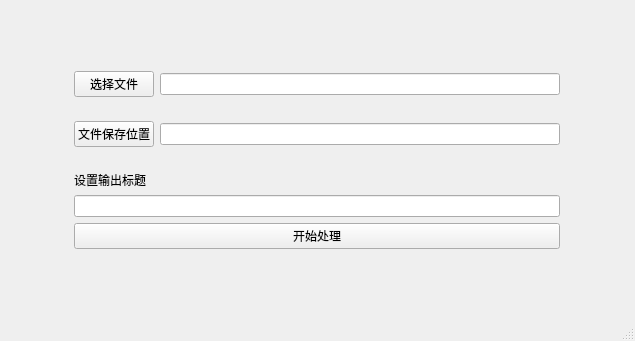
<?xml version="1.0" encoding="UTF-8"?>
<ui version="4.0">
 <class>MainWindow</class>
 <widget class="QMainWindow" name="MainWindow">
  <property name="geometry">
   <rect>
    <x>0</x>
    <y>0</y>
    <width>635</width>
    <height>341</height>
   </rect>
  </property>
  <property name="windowTitle">
   <string>MainWindow</string>
  </property>
  <widget class="QWidget" name="centralwidget">
   <layout class="QGridLayout" name="gridLayout">
    <item row="0" column="2">
     <spacer name="verticalSpacer">
      <property name="orientation">
       <enum>Qt::Vertical</enum>
      </property>
      <property name="sizeHint" stdset="0">
       <size>
        <width>20</width>
        <height>54</height>
       </size>
      </property>
     </spacer>
    </item>
    <item row="1" column="0">
     <spacer name="horizontalSpacer_2">
      <property name="orientation">
       <enum>Qt::Horizontal</enum>
      </property>
      <property name="sizeHint" stdset="0">
       <size>
        <width>70</width>
        <height>20</height>
       </size>
      </property>
     </spacer>
    </item>
    <item row="1" column="1" colspan="2">
     <widget class="QWidget" name="widget_5" native="true">
      <layout class="QVBoxLayout" name="verticalLayout_3">
       <item>
        <widget class="QWidget" name="widget_4" native="true">
         <layout class="QVBoxLayout" name="verticalLayout_2">
          <item>
           <widget class="QWidget" name="widget_2" native="true">
            <layout class="QHBoxLayout" name="horizontalLayout">
             <item>
              <widget class="QPushButton" name="btn_select_file">
               <property name="text">
                <string>选择文件</string>
               </property>
              </widget>
             </item>
             <item>
              <widget class="QLineEdit" name="line_edit_select_file">
               <property name="enabled">
                <bool>true</bool>
               </property>
               <property name="minimumSize">
                <size>
                 <width>400</width>
                 <height>0</height>
                </size>
               </property>
              </widget>
             </item>
            </layout>
           </widget>
          </item>
          <item>
           <widget class="QWidget" name="widget_3" native="true">
            <layout class="QHBoxLayout" name="horizontalLayout_2">
             <item>
              <widget class="QPushButton" name="btn_save_feil">
               <property name="text">
                <string>文件保存位置</string>
               </property>
              </widget>
             </item>
             <item>
              <widget class="QLineEdit" name="line_edit_save_file"/>
             </item>
            </layout>
           </widget>
          </item>
          <item>
           <widget class="QWidget" name="widget" native="true">
            <layout class="QVBoxLayout" name="verticalLayout">
             <item>
              <widget class="QLabel" name="label_2">
               <property name="text">
                <string>设置输出标题</string>
               </property>
              </widget>
             </item>
             <item>
              <widget class="QLineEdit" name="line_edit_out_file_title"/>
             </item>
             <item>
              <widget class="QPushButton" name="btn_start">
               <property name="text">
                <string>开始处理</string>
               </property>
              </widget>
             </item>
            </layout>
           </widget>
          </item>
         </layout>
        </widget>
       </item>
      </layout>
     </widget>
    </item>
    <item row="1" column="3">
     <spacer name="horizontalSpacer">
      <property name="orientation">
       <enum>Qt::Horizontal</enum>
      </property>
      <property name="sizeHint" stdset="0">
       <size>
        <width>70</width>
        <height>20</height>
       </size>
      </property>
     </spacer>
    </item>
    <item row="2" column="1">
     <spacer name="verticalSpacer_2">
      <property name="orientation">
       <enum>Qt::Vertical</enum>
      </property>
      <property name="sizeHint" stdset="0">
       <size>
        <width>20</width>
        <height>53</height>
       </size>
      </property>
     </spacer>
    </item>
   </layout>
  </widget>
  <widget class="QMenuBar" name="menubar">
   <property name="geometry">
    <rect>
     <x>0</x>
     <y>0</y>
     <width>635</width>
     <height>21</height>
    </rect>
   </property>
  </widget>
  <widget class="QStatusBar" name="statusbar"/>
 </widget>
 <resources/>
 <connections/>
</ui>
